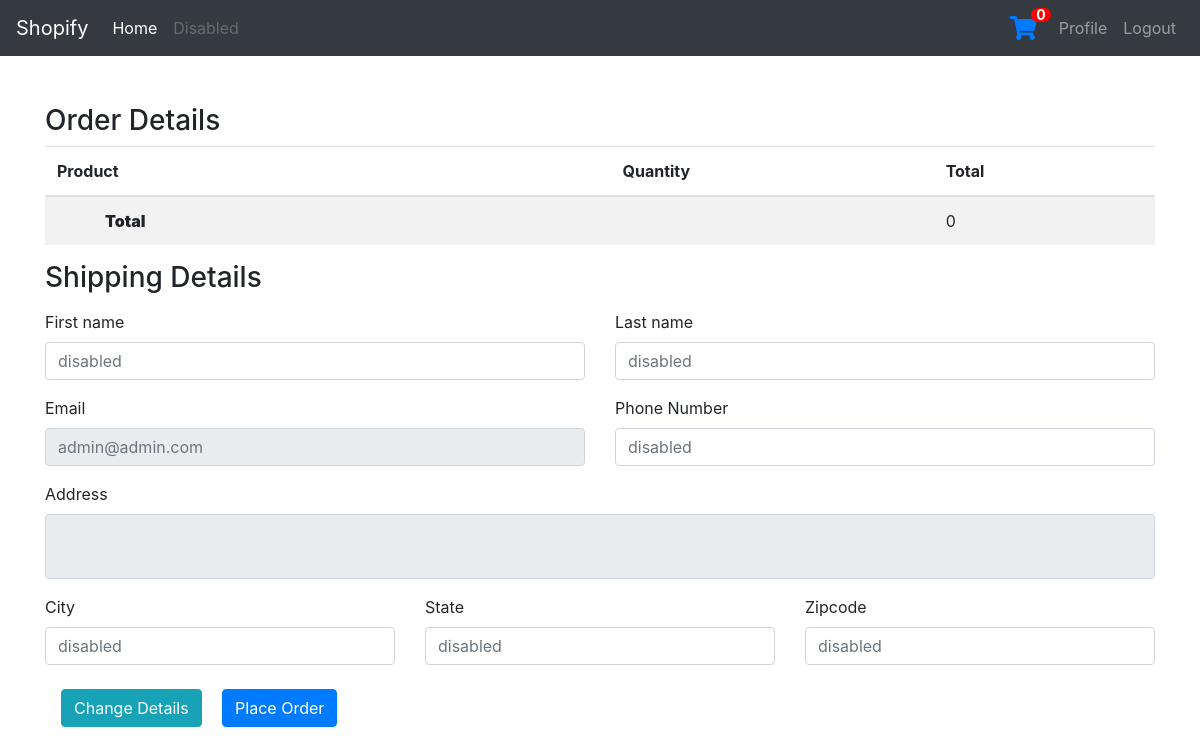
Before: /shop/checkout (signed in) with the older database file.
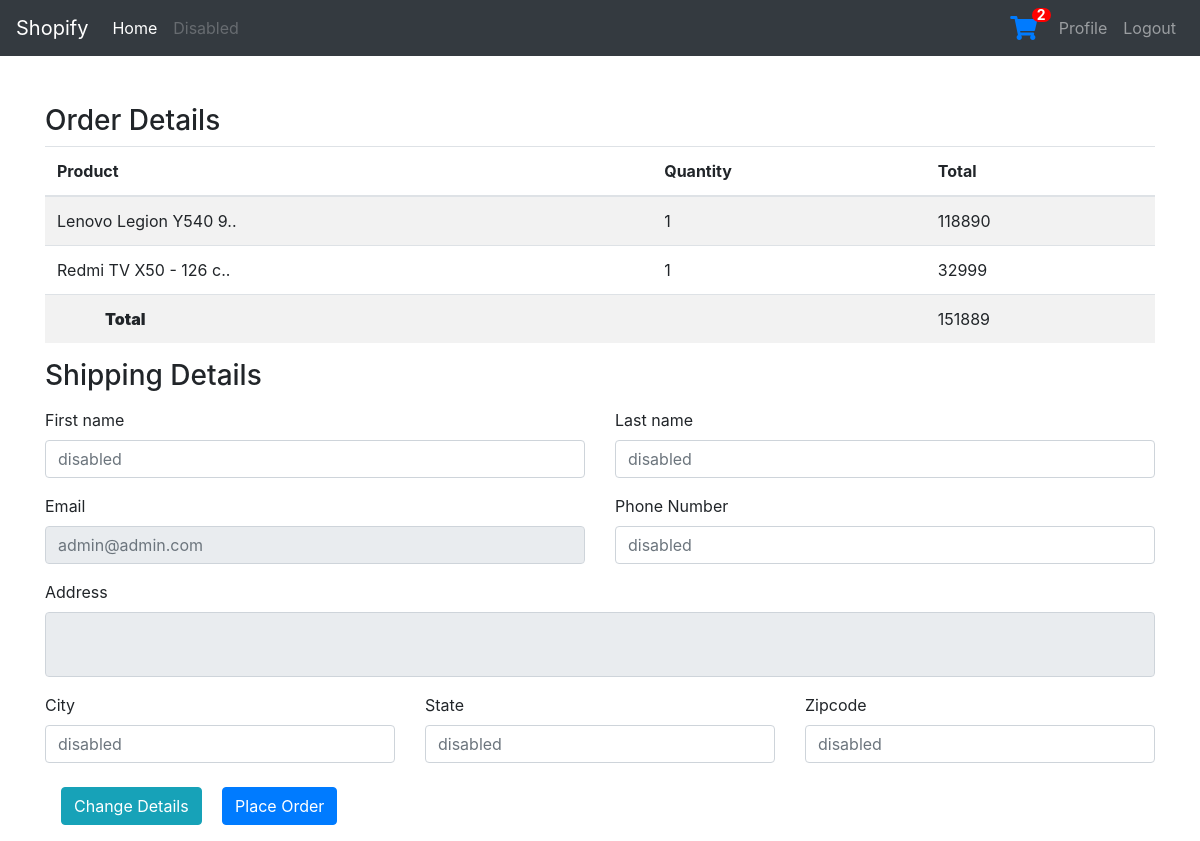
After: the same page with the newer database file.
### shop/models.py (models this page shows, shortened)
class Cart(models.Model):
    user = models.ForeignKey(User, on_delete=models.CASCADE)
    cart_status = models.BooleanField(default=False)
    cart_date = models.DateField(blank=True, null=True)
    product = models.ForeignKey(Product, on_delete=models.CASCADE)
    quantity = models.PositiveIntegerField(default=0)
    def total_price(self):
        return self.quantity * self.product.product_price

class Product(models.Model):
    product_name = models.CharField(max_length=100)
    product_category = models.CharField(max_length=100)
    product_description = models.CharField(max_length=500)
    product_price = models.IntegerField()
    product_image = models.ImageField(upload_to='images', default='default.png')

### shop/views.py (the view)
# urls.py: path('checkout', views.checkout, name='checkout'),
@login_required
def checkout(request):
    user = User.objects.filter(username = request.user.username)[0]
    cart = Cart.objects.filter(user = request.user, cart_status=False)
    total_price = 0
    for item in cart:
        total_price += int(item.total_price())
    context = {'cart':cart, 'total_price': total_price, 'user':user}
    return render(request, 'shop/checkout.html', context)

### shop/context_processors.py (called while the page is built)
def cart_processor(request):
    if request.user.is_authenticated:
        cart = Cart.objects.filter(user = request.user, cart_status=False)
        if cart.exists():
            total_items = 0
            for item in cart:
                total_items += item.quantity
            return {
                'total_items' : total_items
            }
        else:
            return {
                'total_items' : 0
            }
    else:
        return {
                'total_items' : 0
            }

### shop/templates/shop/checkout.html (shortened to what this page needs)
{% extends "user/base.html" %}
{% block content %}
<div class='container mt-5'>
<h3> Order Details </h3>
<table class="table table-striped mt-2">
  <thead>
    <tr>
      <th scope="col">Product</th>
      <th scope="col">Quantity</th>
      <th scope="col">Total</th>
    </tr>
  </thead>
  <tbody>
  {% for product in cart %}
  {% if product.quantity > 0 %}
     <tr>
      <td>{{product.product.product_name|slice:'0:20' }}..</td>
      <td>{{product.quantity}}</td>
      <td>{{product.total_price}}</td>
    </tr>
  {% endif %}
{% endfor %}
<tr>
      <th scope="row"><strong class='px-5'>Total</strong></th>
      <td></td>
      <td>{{total_price}}</td>
    </tr>
  </tbody>
</table>
</div>
<div class="container">
    <h3>Shipping Details</h3>
    <div class="row py-2">
        <div class="col-sm-6">
            <label>First name</label>
            <input type="text" class="form-control" placeholder= {{user.first_name}} disabled>
        </div>
        <div class="col-sm-6">
          <label >Last name</label>
          <input type="text" class="form-control" placeholder= {{user.last_name}} disabled>
        </div>
    </div>
    <div class="row py-2">
        <div class="col-sm-6">
          <label>Email</label>
          <input class="form-control" placeholder= {{ user.email }} disabled>
        </div>
        <div class="col-sm-6">
            <label>Phone Number</label>
            <input class="form-control" placeholder = {{ user.profile.phone_number }} disabled>
        </div>
    </div>
    <div class="row py-2">
        <div class="col-12">
          <label>Address</label>
          <textarea class="form-control" disabled placeholder="{{ user.profile.address}}" style="resize: none; height: 65px;"></textarea>
        </div>
    </div>
    <div class="row py-2">
        <div class="col-sm-4">
          <label>City</label>
          <input class="form-control" placeholder= {{ user.profile.city }} disabled>
        </div>
        <div class="col-sm-4">
            <label>State</label>
            <input class="form-control" placeholder= {{ user.profile.state }} disabled>
          </div>
        <div class="col-sm-4">
            <label>Zipcode</label>
            <input class="form-control" placeholder= {{ user.profile.zipcode }} disabled>
        </div>
    </div>
    <a href="{% url 'user-profile' %}?next={% url 'checkout' %}" class="btn btn-info m-3">Change Details </a>
<button type="button" class="btn btn-primary" data-toggle="modal" data-target="#exampleModal">
    Place Order
  </button>
</div>
{% endblock content %}

Changed rows visible on the page:
added Cart: product.product_name "Lenovo Legion Y540 9", quantity "1", total_price "118890"
added Cart: product.product_name "Redmi TV X50 - 126 c", quantity "1", total_price "32999"
Other visible differences:
{{ total_items }}: "0" → "2"
{{ total_price }}: "0" → "151889"
